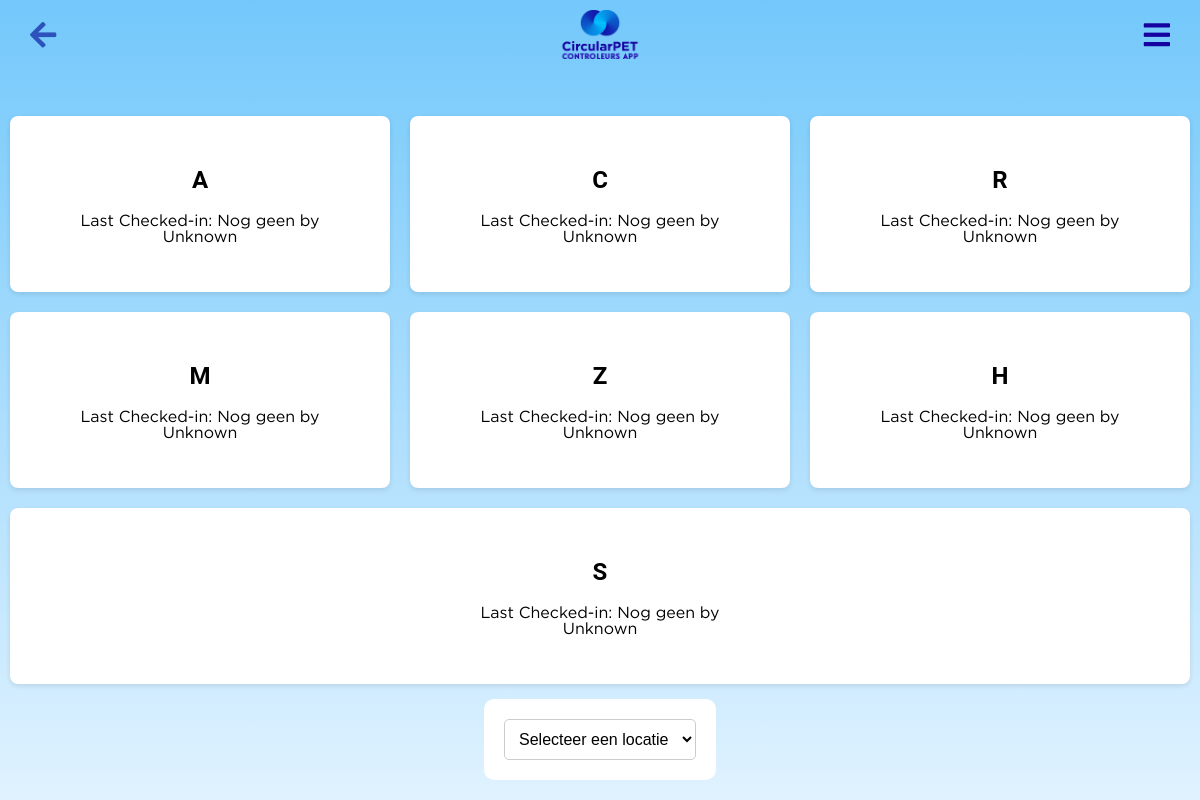
The page /check_ins on the database its author committed.
### app.py (models this page shows, shortened)
class Bar(db.Model):
    id = db.Column(db.Integer, primary_key=True)
    name = db.Column(db.String(120), nullable=False)
    total_kg = db.Column(db.Integer, default=0)  # Total kilograms of zakken collected
    background_color = db.Column(db.String(10), default='#1700a1')  # New field to store color
    zakken = db.Column(db.Integer, nullable=False, default=0)
    bekers = db.Column(db.Integer, nullable=False, default=0)
    location_id = db.Column(db.Integer, db.ForeignKey('location.id'), nullable=False)
    location = db.relationship('Location', backref=db.backref('bars', lazy=True))
    x = db.Column(db.Float, nullable=True)  # X coordinate as percentage
    y = db.Column(db.Float, nullable=True)  # Y coordinate as percentage
    note = db.Column(db.String(1000))  # Assuming note is just a text field for simplicity
    url = db.Column(db.String)
    link = db.Column(db.String)
    last_checked_in = db.Column(db.DateTime, nullable=True)
    last_checked_in_user_id = db.Column(db.Integer, db.ForeignKey('user.id'), nullable=True)
    last_checked_in_user = db.relationship('User', foreign_keys=[last_checked_in_user_id], backref='checked_in_bars')

### app.py (the view)
@app.route('/check_ins')
def check_ins():
    location_id = request.args.get('location_id')
    if location_id:
        bars = Bar.query.filter_by(location_id=location_id).all()
    else:
        bars = Bar.query.all()
    now = datetime.utcnow()
    for bar in bars:
        if bar.last_checked_in:
            delta = now - bar.last_checked_in
            bar.last_check_in_time_ago = humanize_time_since(bar.last_checked_in)
            minutes = min(delta.total_seconds() / 60, 120)
            bar.color_intensity = int((minutes / 120) * 100)  # from 0% to 100%
        else:
            bar.last_check_in_time_ago = "Nog geen"
            bar.color_intensity = 0  # No color if never checked in
    locations = Location.query.all()
    return render_template('check_ins.html', bars=bars, locations=locations)

### app.py (called while the page is built, shortened)
@app.template_filter('humanize')
def humanize_time_since(dt):
    now = datetime.utcnow()
    diff = now - dt if dt else None
    if diff is None:
        return "Nog geen"

### templates/check_ins.html (shortened to what this page needs)
<!DOCTYPE html>
<html lang="en">
<head>
    <link rel="stylesheet" href="{{ url_for('static', filename='main.css') }}">
    <link rel="stylesheet" href="https://cdnjs.cloudflare.com/ajax/libs/font-awesome/5.15.1/css/all.min.css">
</head>
<body>
    <img src="{{ url_for('static', filename='logo.png') }}" alt="CircularPET Logo" class="logo2">
    <a href="javascript:history.back()" class="back-button"><i class="fas fa-arrow-left"></i></a>
    <div class="gear-icon-container"> <i id="toggleSidebar" class="fa fa-bars"></i></div>
        <div class="location-filters">
            <form action="{{ url_for('check_ins') }}" method="get">
                <select name="location_id" onchange="this.form.submit()">
                    <option value="">Selecteer een locatie</option>
                </select>
            </form>
        </div>
        <div class="bar-list">
            {% for bar in bars %}
            <div class="bar-item" style="background-color: rgb({{ 255 - 2.55 * bar.color_intensity }}, {{ 255 - 2.55 * bar.color_intensity }}, 255);">
                    <div class="whiter">
                <h2>{{ bar.name }}</h2>
                <p>Last Checked-in: {{ bar.last_checked_in | humanize }} by <br>
                    {% if bar.last_checked_in_user %}
                        <a href="{{ url_for('user_dashboard', user_id=bar.last_checked_in_user.id) }}">{{ bar.last_checked_in_user.username }}</a>
                    {% else %}
                        Unknown
                    {% endif %}
                </p>
            </div></div>
            {% endfor %}
        </div>
</body>
</html>

### static/main.css (style rules this page uses)
:root { --pc: #1700a1; --cs: #ff8547; --bc: #fff; }
:root { --bar-color: #1700a1; --container-color: #ff8547; }
body { font-family: "Roboto", sans-serif; background: linear-gradient(to bottom, #73c8fb 0%, #e0f2ff 100%); margin: 0; padding: 0; display: flex; height: 100vh; align-items: center; flex-wrap: wrap; justify-content: center; overflow-x: hidden; }
.back-button { position: fixed; top: 10px; left: 10px; background-color: transparent; color: #2e52bb; text-decoration: none; padding: 10px 20px; border-radius: 5px; font-size: 30px; z-index: 1000; }
.logo2 { position: absolute; top: 10px; width: 90px; position: fixed; z-index: 1000; }
.gear-icon-container { position: fixed; top: 20px; right: 20px; cursor: pointer; font-size: 24px; color: var(--pc); font-size: 30px; padding: 10px 20px; margin-top: -10px; margin-right: -10px; z-index: 1000; }
::placeholder { color: #888; }
form { background: #fff; padding: 20px; border-radius: 10px; display: inline-block; }
form label, form select, form input[type="submit"] { font-size: 1em; }
form select { padding: 0.5em; border: 1px solid #ccc; border-radius: 5px; background-color: var(--bc); }
.bar-item { background-color: var(--bc); padding: 20px; border-radius: 10px; box-shadow: 0 4px 8px rgba(0, 0, 0, 0.1); display: flex; flex-direction: column; align-items: center; justify-content: center; width: 200px; }
.location-filters { text-align: center; margin-bottom: 20px; position: fixed; bottom: 0; }
.location-filters select { padding: 10px; border-radius: 5px; border: 1px solid #ccc; }

### templates/check_ins.html (style rules this page uses)
.whiter { background-color: white; text-align: center; padding: 10px; border-radius: 15px; width: 80%; }
.bar-list { display: flex; flex-wrap: wrap; justify-content: space-around; padding: 0; margin: 0; list-style: none; max-height: 80vh; overflow: scroll; }
.bar-item { flex: 1 1 300px; margin: 10px; box-shadow: 0 2px 5px rgba(0,0,0,0.1); border-radius: 8px; background-color: #f9f9f9; }
.bar-item { transition: background-color 300ms ease-in-out; color: black; margin: 10px; border-radius: 8px; }

### rows shown on the page
Bar: name "A", last_checked_in "Nog geen"
Bar: name "C", last_checked_in "Nog geen"
Bar: name "R", last_checked_in "Nog geen"
Bar: name "M", last_checked_in "Nog geen"
Bar: name "Z", last_checked_in "Nog geen"
Bar: name "H", last_checked_in "Nog geen"
Bar: name "S", last_checked_in "Nog geen"
